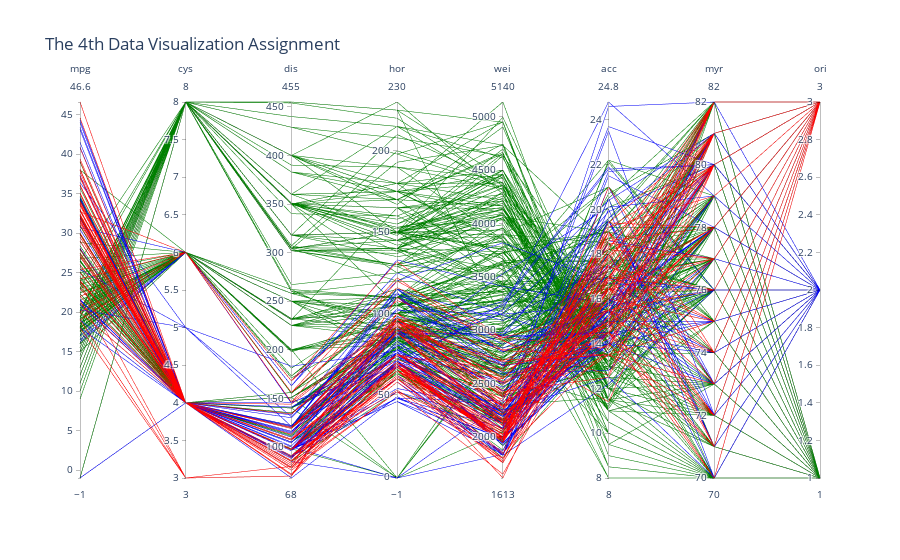

Write notebook code for a chart like this one.
### Code cell
fig = go.Figure(data=
    go.Parcoords(
        line = dict(
            color = df['ori'],
            colorscale = [[0, 'green'], [0.5, 'rgb(0, 0, 255)'], [1.0, 'red']]),
        
        dimensions = [dict(label=col, values=df[col]) for col in labels]
    )
)# go.Figure() ends here

fig.update_layout(
    title="The 4th Data Visualization Assignment"
)

fig.show()

### Figure 1 — Plotly figure (JSON) as saved in the notebook; plotly's stock layout.template omitted (floating-point values rounded to 4 significant figures; data arrays with more than 128 entries replaced by an {"elided": "..."} marker saying what was removed)
{"data": [{"dimensions": [{"label": "mpg", "values": {"elided": "406 float values"}}, {"label": "cys", "values": {"elided": "406 float values"}}, {"label": "dis", "values": {"elided": "406 float values"}}, {"label": "hor", "values": {"elided": "406 float values"}}, {"label": "wei", "values": {"elided": "406 float values"}}, {"label": "acc", "values": {"elided": "406 float values"}}, {"label": "myr", "values": {"elided": "406 float values"}}, {"label": "ori", "values": {"elided": "406 float values"}}], "line": {"color": {"elided": "406 float values"}, "colorscale": [[0, "green"], [0.5, "rgb(0, 0, 255)"], [1.0, "red"]]}, "type": "parcoords"}], "layout": {"title": {"text": "The 4th Data Visualization Assignment"}}}
